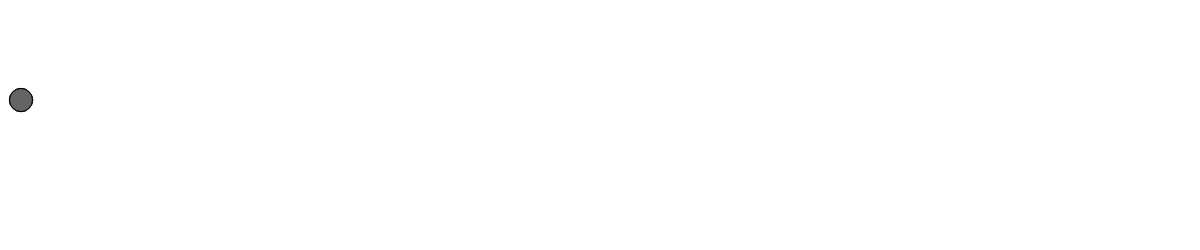
Frame 1 (no input)
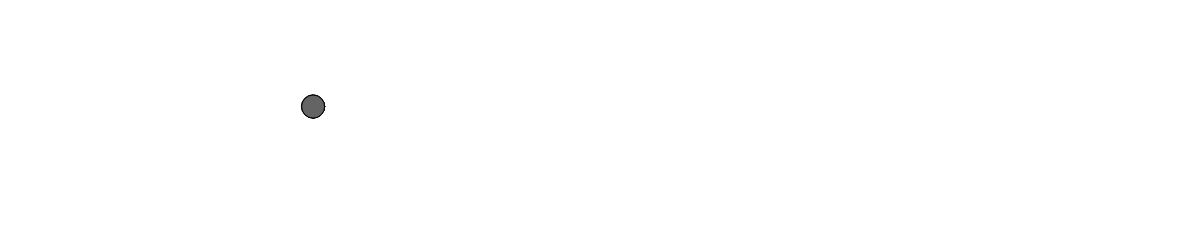
Frame 60 (no input)
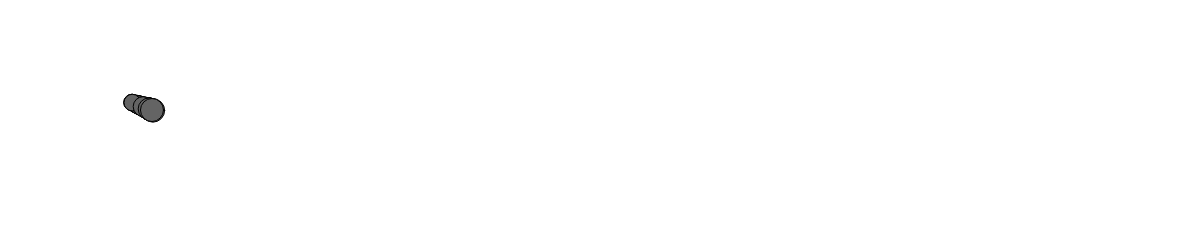
Frame 120 (the mouse pressed at the canvas centre since frame 60)

The p5.js sketch that drew these frames (run headless with seeded random() and noise() and a simulated clock; from frame 60 on, the mouse is pressed at the canvas centre):

// p5.js sketch
// ── sketch.js
var m = [];

function setup() {
    createCanvas(windowWidth,250);
    for(var i = 0; i < 25; i++){
        m[i] = new Mover(random(1,1.5));
    }
}

function draw() {
    background(255);
    
    gravity = createVector(0,0.05);
    
    edge = createVector(width-100, height-100)
    axis = createVector(100,100)
    
    
    for(var i = 0; i < m.length; i++){
        wind = p5.Vector.sub(axis, m[i].loc);
        wind.normalize();
        wind.mult(1);
        m[i].applyForce(wind);

        counterWind = p5.Vector.sub(edge, m[i].loc);
        counterWind.normalize();
        counterWind.mult(0.5);
        m[i].applyForce(counterWind);

        m[i].applyForce(gravity);
        m[i].update();
        m[i].display();
    }
}
// ── mover.js
function Mover(m) {
    //initialising the location, acceleration and velocity vectors
    this.loc = createVector(20,100);
    this.vel = createVector(0,0);
    this.acc = createVector(0,0);
    
    //initialising top speed of mover
    this.topspeed = 5;
    //initialising time for Perlin noise
    this.time = createVector(0,10000);
    
    this.mass = m;
    
    this.applyForce = function(force) {
        this.f = p5.Vector.div(force, this.mass);
        this.acc.add(this.f);
    }
    
    this.update = function() {
        //motion 101 - assigning velocity to acceleration, limiting velocity then changing location based on velocity
        this.vel.add(this.acc);
        this.vel.limit(this.topspeed);
        this.loc.add(this.vel);
        
        //incrementing time for different Perlin noise values
        this.time.add(0.01,0.01);
    }
    
    
    this.display = function() {
        stroke(0);
        fill(100);
        //drawing the mover
        ellipse(this.loc.x, this.loc.y, m*16, m*16);
    }
    
    
    this.checkEdges = function() {
        //checks if mover has reached max/min width and if so setting location to opposite side
        if(this.loc.x > width) {
            this.loc.x = width;
            this.vel.x *= -1;
        } else if (this.loc.x < 0) {
            this.vel.x *= -1;
            this.loc.x = 0;
        }
        
        if(this.loc.y > height) {
            this.vel.y *= -1;
            this.loc.y = height;
        } else if(this.loc.y < 0) {
            this.loc.y = 0;
            this.vel.y *= -1;
        }
    }
}
